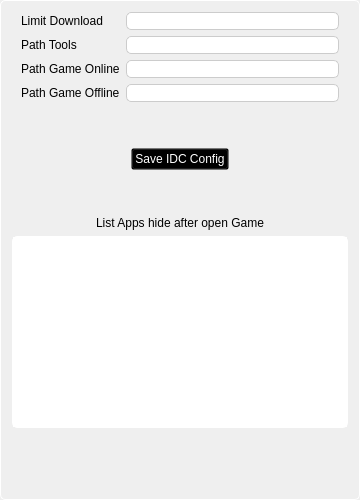
                  <widget class="QFrame" name="frame_10">
                   <property name="minimumSize">
                    <size>
                     <width>260</width>
                     <height>0</height>
                    </size>
                   </property>
                   <property name="styleSheet">
                    <string notr="true">QFrame {                           border: 1px solid #ccc;
                               border-radius: 5px;
                                border-style: solid;
                                border-color: #ffffff;}</string>
                   </property>
                   <property name="frameShape">
                    <enum>QFrame::StyledPanel</enum>
                   </property>
                   <property name="frameShadow">
                    <enum>QFrame::Raised</enum>
                   </property>
                   <layout class="QVBoxLayout" name="verticalLayout_8">
                    <item>
                     <widget class="QFrame" name="frame_17">
                      <property name="styleSheet">
                       <string notr="true">border: 0;</string>
                      </property>
                      <property name="frameShape">
                       <enum>QFrame::StyledPanel</enum>
                      </property>
                      <property name="frameShadow">
                       <enum>QFrame::Raised</enum>
                      </property>
                      <layout class="QFormLayout" name="formLayout">
                       <property name="horizontalSpacing">
                        <number>6</number>
                       </property>
                       <property name="topMargin">
                        <number>0</number>
                       </property>
                       <property name="rightMargin">
                        <number>9</number>
                       </property>
                       <property name="bottomMargin">
                        <number>0</number>
                       </property>
                       <item row="0" column="0">
                        <widget class="QLabel" name="label_13">
                         <property name="styleSheet">
                          <string notr="true">border: 0;
qproperty-alignment: AlignCenter;</string>
                         </property>
                         <property name="text">
                          <string>Limit Download</string>
                         </property>
                        </widget>
                       </item>
                       <item row="0" column="1">
                        <widget class="QLineEdit" name="txtspeeddown">
                         <property name="styleSheet">
                          <string notr="true">border-radius: 5px;
border: 1px solid #ccc;
qproperty-alignment: AlignCenter;</string>
                         </property>
                        </widget>
                       </item>
                       <item row="3" column="1">
                        <widget class="QLineEdit" name="txtpathgameonline">
                         <property name="styleSheet">
                          <string notr="true">border-radius: 5px;
border: 1px solid #ccc;
qproperty-alignment: AlignCenter;</string>
                         </property>
                        </widget>
                       </item>
                       <item row="5" column="1">
                        <widget class="QLineEdit" name="txtpathgameoffline">
                         <property name="styleSheet">
                          <string notr="true">border-radius: 5px;
border: 1px solid #ccc;
qproperty-alignment: AlignCenter;</string>
                         </property>
                         <property name="text">
                          <string/>
                         </property>
                        </widget>
                       </item>
                       <item row="3" column="0">
                        <widget class="QLabel" name="label_14">
                         <property name="styleSheet">
                          <string notr="true">border: 0;
qproperty-alignment: AlignCenter;</string>
                         </property>
                         <property name="text">
                          <string>Path Game Online</string>
                         </property>
                        </widget>
                       </item>
                       <item row="5" column="0">
                        <widget class="QLabel" name="label_23">
                         <property name="styleSheet">
                          <string notr="true">border: 0;
qproperty-alignment: AlignCenter;</string>
                         </property>
                         <property name="text">
                          <string>Path Game Offline</string>
                         </property>
                        </widget>
                       </item>
                       <item row="2" column="1">
                        <widget class="QLineEdit" name="txtpathtools">
                         <property name="styleSheet">
                          <string notr="true">border-radius: 5px;
border: 1px solid #ccc;
qproperty-alignment: AlignCenter;</string>
                         </property>
                        </widget>
                       </item>
                       <item row="2" column="0">
                        <widget class="QLabel" name="label_9">
                         <property name="text">
                          <string>Path Tools</string>
                         </property>
                        </widget>
                       </item>
                      </layout>
                     </widget>
                    </item>
                    <item>
                     <spacer name="verticalSpacer_5">
                      <property name="orientation">
                       <enum>Qt::Vertical</enum>
                      </property>
                      <property name="sizeHint" stdset="0">
                       <size>
                        <width>20</width>
                        <height>40</height>
                       </size>
                      </property>
                     </spacer>
                    </item>
                    <item alignment="Qt::AlignHCenter">
                     <widget class="QPushButton" name="savedesign_2">
                      <property name="maximumSize">
                       <size>
                        <width>200</width>
                        <height>16777215</height>
                       </size>
                      </property>
                      <property name="font">
                       <font>
                        <weight>50</weight>
                        <bold>false</bold>
                       </font>
                      </property>
                      <property name="styleSheet">
                       <string notr="true">QPushButton
{
text-align: center;
color: rgb(255, 255, 255);
background:transparent;
}
QPushButton:hover
{
	background-color: rgba(0, 172, 252, 50);
}
QPushButton:pressed
{  
	background-color: rgba(0, 120, 252, 150);
    border-style: inset;
    border-width: 2px;

}
</string>
                      </property>
                      <property name="text">
                       <string>Save IDC Config</string>
                      </property>
                      <property name="icon">
                       <iconset>
                        <normaloff>icons/done.png</normaloff>icons/done.png</iconset>
                      </property>
                     </widget>
                    </item>
                    <item>
                     <spacer name="verticalSpacer_7">
                      <property name="orientation">
                       <enum>Qt::Vertical</enum>
                      </property>
                      <property name="sizeHint" stdset="0">
                       <size>
                        <width>20</width>
                        <height>40</height>
                       </size>
                      </property>
                     </spacer>
                    </item>
                    <item alignment="Qt::AlignHCenter">
                     <widget class="QLabel" name="label_8">
                      <property name="maximumSize">
                       <size>
                        <width>200</width>
                        <height>16777215</height>
                       </size>
                      </property>
                      <property name="styleSheet">
                       <string notr="true">border: 0;
qproperty-alignment: AlignCenter;</string>
                      </property>
                      <property name="text">
                       <string>List Apps hide after open Game</string>
                      </property>
                     </widget>
                    </item>
                    <item>
                     <widget class="QTableView" name="tableViewhidesoft">
                      <property name="styleSheet">
                       <string notr="true">QHeaderView::section {
	background-color: rgb(0, 0, 0);
    border: none;
    height: 32px;
}
QTableView{
            border: 1px solid white;
        }
      </string>
                      </property>
                     </widget>
                    </item>
                    <item>
                     <spacer name="verticalSpacer_3">
                      <property name="orientation">
                       <enum>Qt::Vertical</enum>
                      </property>
                      <property name="sizeHint" stdset="0">
                       <size>
                        <width>20</width>
                        <height>40</height>
                       </size>
                      </property>
                     </spacer>
                    </item>
                    <item>
                     <spacer name="horizontalSpacer_5">
                      <property name="orientation">
                       <enum>Qt::Horizontal</enum>
                      </property>
                      <property name="sizeHint" stdset="0">
                       <size>
                        <width>336</width>
                        <height>20</height>
                       </size>
                      </property>
                     </spacer>
                    </item>
                   </layout>
                  </widget>
